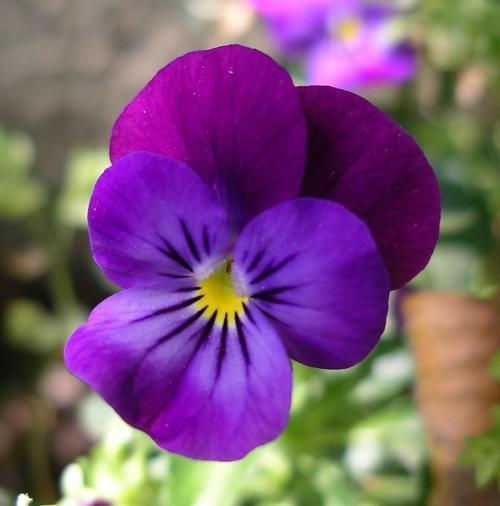
#> input picture test/testimg.jpg, 500 x 506 px
$ python GaussianBlurExample.py   (older library calls are emulated)
#> lines starting #> are read from the running program, lines starting #| are printed output that depends on the picture; after the words box and inside, x2 and y2 are one past the last pixel; in counts of white or black regions, pixels touching at a corner belong together
import mahotas as mahotas

__author__ = 'altug'

import numpy as np
import argparse
import cv2

image = cv2.imread('test/testimg.jpg')
#> image is the input picture: shape (506, 500, 3); mean B, G, R 118.9, 86.5, 124
image = cv2.cvtColor(image, cv2.COLOR_BGR2GRAY)
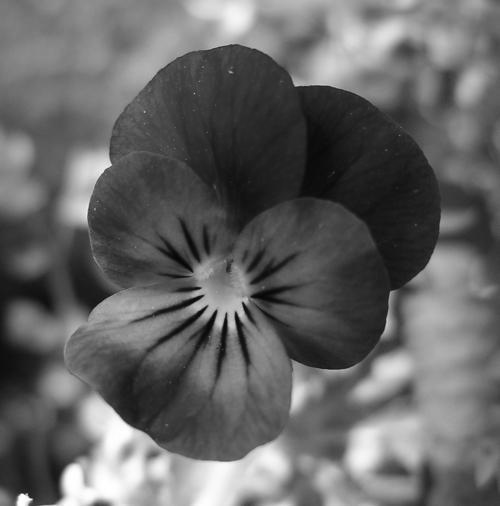
#> image: shape (506, 500); min 4, max 255, mean 101.4
blurred = cv2.GaussianBlur(image, (5, 5), 0)
cv2.imshow("Image", blurred)

thresh = cv2.adaptiveThreshold(blurred, 255,
cv2.ADAPTIVE_THRESH_MEAN_C, cv2.THRESH_BINARY_INV, 11, 4)
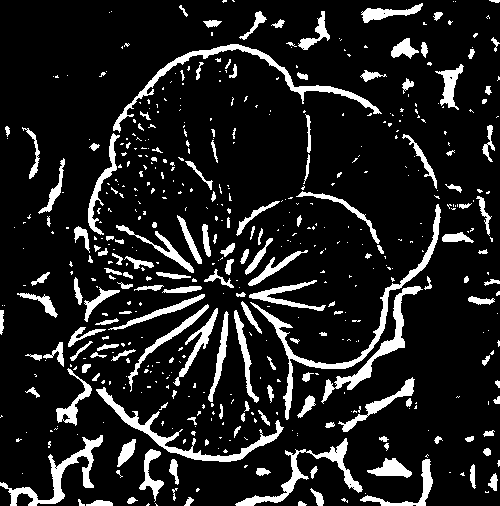
#> thresh: shape (506, 500); 12.7% white; 522 white regions (360 under 20 px), largest, box (x1, y1, x2, y2) and area: (250, 204, 441, 420) 2104, (113, 44, 382, 133) 1823, (96, 387, 284, 462) 1655
cv2.imshow("Mean Thresh", thresh)

thresh = cv2.adaptiveThreshold(blurred, 255,
cv2.ADAPTIVE_THRESH_GAUSSIAN_C, cv2.THRESH_BINARY_INV, 15, 3)
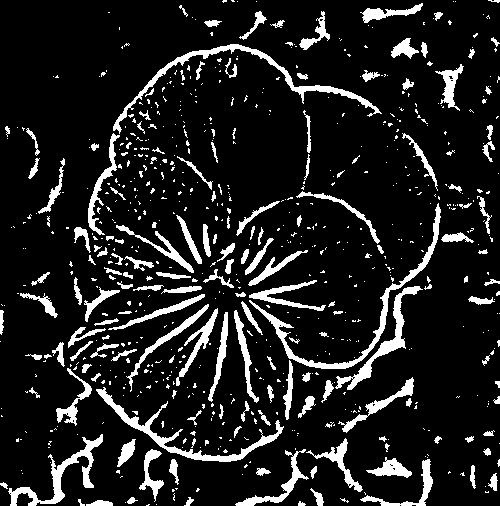
#> thresh: shape (506, 500); 12.3% white; 721 white regions (553 under 20 px), largest, box (x1, y1, x2, y2) and area: (249, 203, 441, 369) 1756, (113, 44, 382, 134) 1712, (96, 387, 284, 462) 1582
cv2.imshow("Gaussian Thresh", thresh)
'''
TERS TRESH
(T, thresh) = cv2.threshold(blurred, 155, 255, cv2.THRESH_BINARY)
(T, threshInv) = cv2.threshold(blurred, 155, 255, cv2.
THRESH_BINARY_INV)

cv2.imshow("Ters", threshInv)
cv2.imshow("Son Hali", cv2.bitwise_and(image, image, mask =
threshInv))
'''
'''
OTSU VE RIDDLE
T = mahotas.thresholding.otsu(image)
print "Otsu degeri: %d" % (T)

thresh = image.copy()
thresh[thresh > T] = 255
thresh[thresh < 255] = 0

thresh = cv2.bitwise_not(thresh)
cv2.imshow("Otsu", thresh)

T = mahotas.thresholding.rc(blurred)
print "Riddler-Calvard: %d" % (T)
thresh = image.copy()
thresh[thresh > T] = 255
thresh[thresh < 255] = 0
thresh = cv2.bitwise_not(thresh)
cv2.imshow("Riddler-Calvard", thresh)
'''
cv2.waitKey(0)
